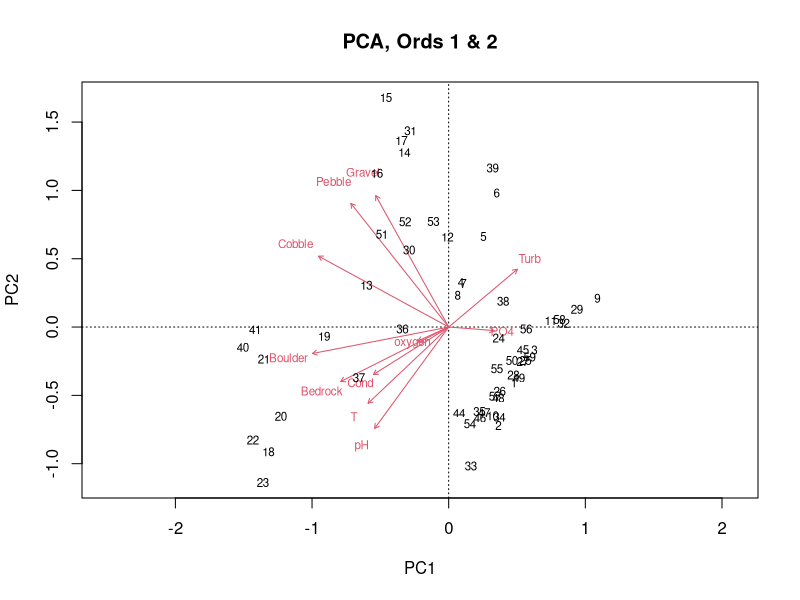
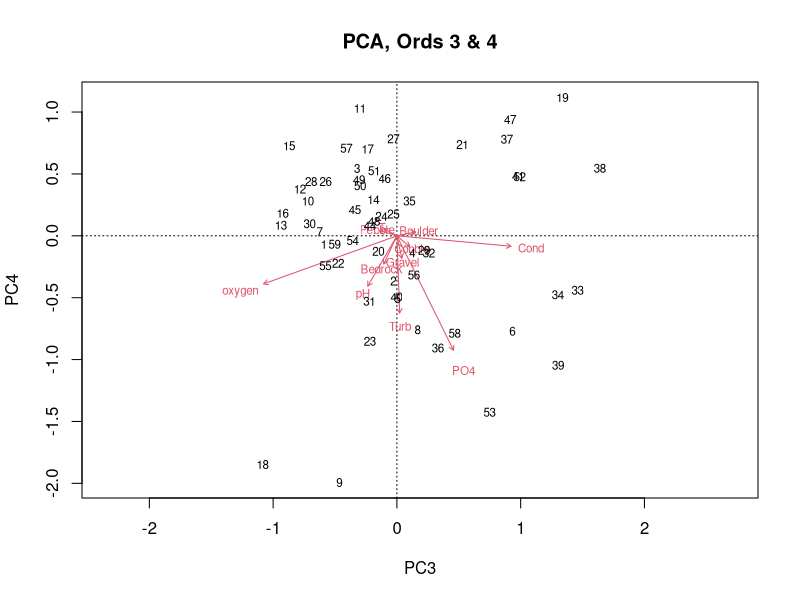
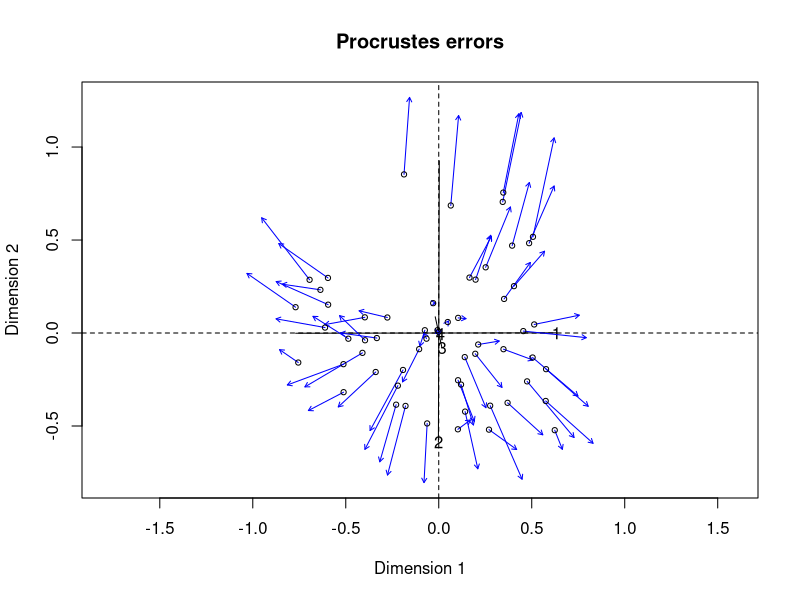
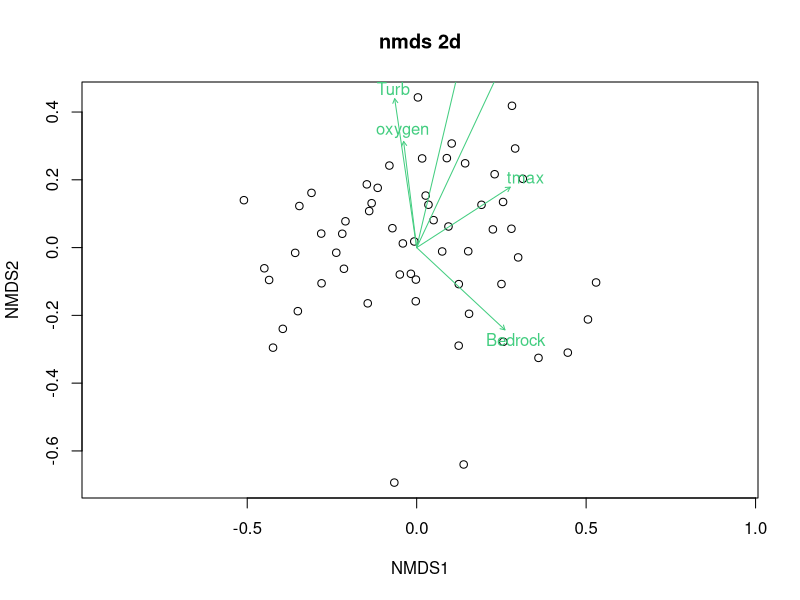
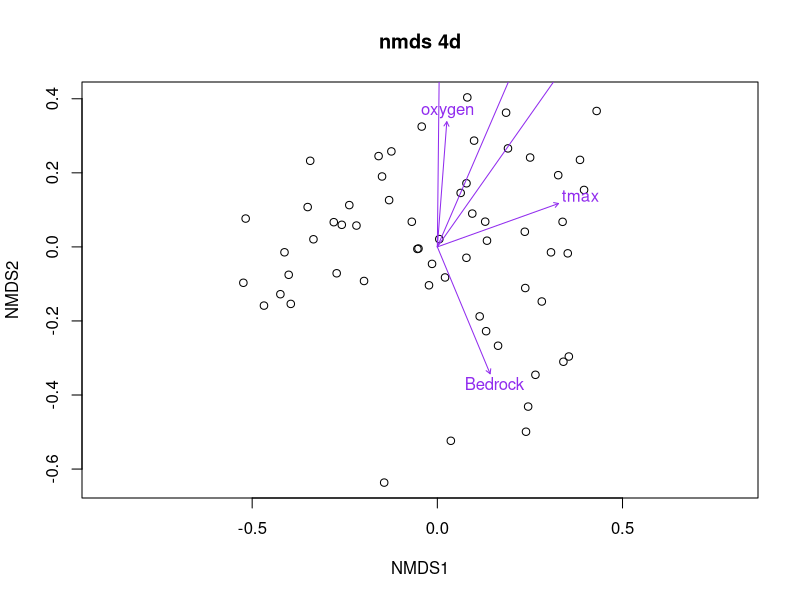
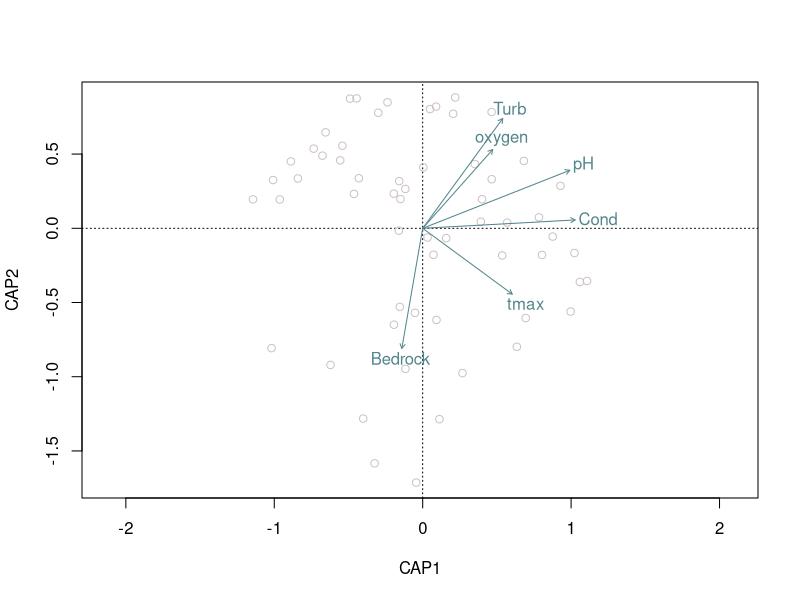
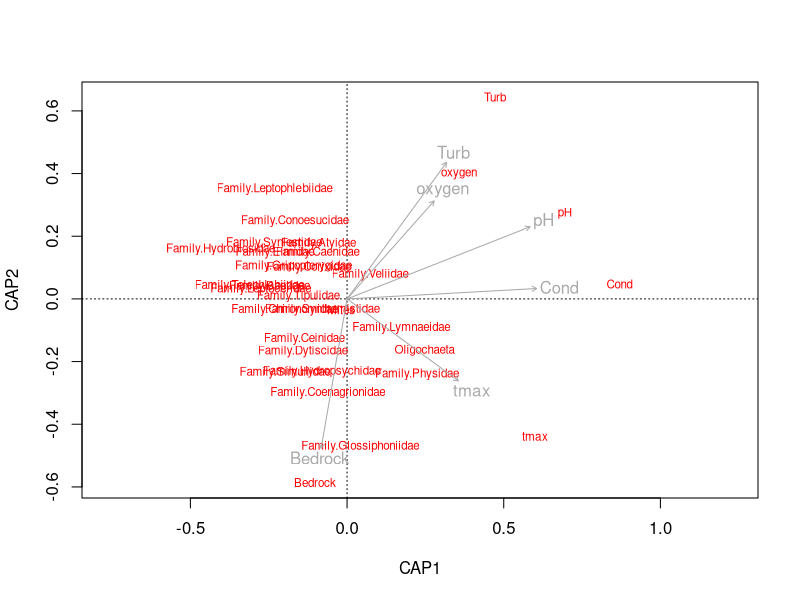
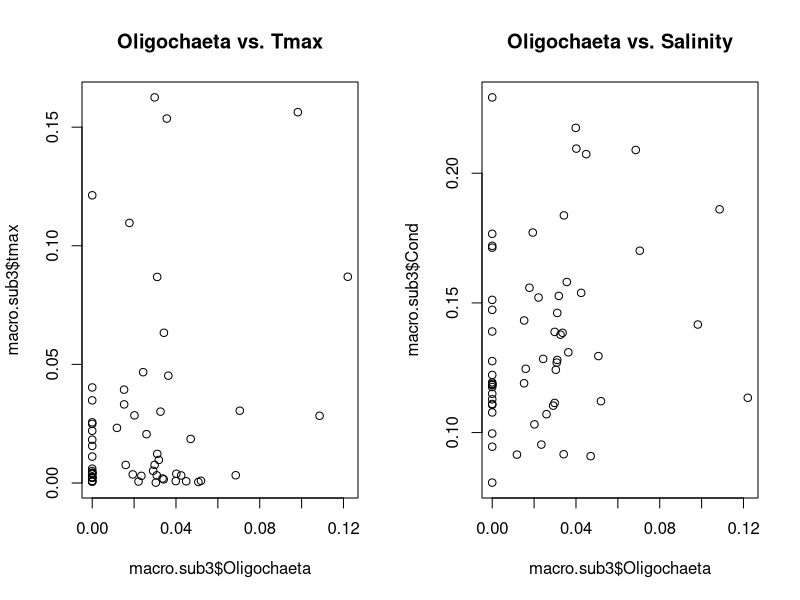

Recreate these plots in R, in order.
## ---- chunk 1
require(vegan)

macro = read.csv("macroinverts.csv")
macro$Cond = with(macro, log(macro$Cond)) ## log transform skewed Cond predictor


macro.sub = subset(macro, select = names(macro[2:12])) ## subset data to environmental predictors
macro.pca = rda(na.omit(macro.sub), scale = TRUE) ## omit NAs and run PCA

## plot it
biplot(macro.pca, choices = c(1,2), main = "PCA, Ords 1 & 2")
biplot(macro.pca, choices = c(3,4), main = "PCA, Ords 3 & 4")

## it seems to be a little complex -- there appears to be a slight clustering of large - to small substrate types (e.g. Gravel vs Bedrock)
## ---- chunk 2
macro.sub2 = subset(macro, select = !(names(macro)) %in% c("T", "PO4", "Boulder", "Cobble", "Gravel", "Sand", "Clay.silt", "Pebble")) ## drop some environmental variables
## ---- chunk 3
## a for loop to identify which columns have less than 10 non-zero occurences (ie are rare), then passes the names of these columns to a vector called "drops".
drops = NULL
for (n in 8:82){
  if (sum(macro.sub2[n] != 0) < 10){
    drops <- append(drops, names(macro.sub2[n]))
  }
}
macro.sub3 = subset(macro.sub2, select = !names(macro.sub2) %in% drops) ## subsets the dataframe for columns NOT included in the drops list

macro.sub3 = wisconsin(sqrt(na.omit(macro.sub3[2:33])))

## ---- chunk 4
ord2 = metaMDS(macro.sub3, dist = 'bray', k = 2)
ord3 = metaMDS(macro.sub3, dist = 'bray', k = 3)
ord4 = metaMDS(macro.sub3, dist = 'bray', k = 4)
## stress decreases from ~ 0.2 to ~ 0.1 with increasing dimensionality
## ---- chunk 5
pcoa = capscale(macro.sub3 ~ 1, dist = 'bray')
head(summary(pcoa)) ## about 50% of variation explained by first four components
proc = procrustes(pcoa, ord4)
plot(proc)
## ---- chunk 6
fit2 = envfit(ord2 ~ pH + Cond + oxygen + Turb + Bedrock  + tmax, data = macro.sub3, na.rm = T)
fit4 = envfit(ord4~ pH + Cond + oxygen + Turb + Bedrock  + tmax, data = macro.sub3, na.rm = T)

ordiplot(ord2, display = "sites", type = 'n', main = "nmds 2d")
points(ord2)
plot(fit2, col = "seagreen3", arrow.mul = 0.7)


ordiplot(ord4, display = "sites", type = 'n', main = "nmds 4d")
points(ord4)
plot(fit4, col = "purple2", arrow.mul = 0.7)
## Looks like Bedrock and Turbidity are the strongest related to NMDS2, with Cond less-strongly associated with NMDS1.

## ---- chunk 7
cap = capscale(macro.sub3 ~ pH + Cond + oxygen + Turb + Bedrock + tmax, data = macro.sub3, dist = "bray")
head(summary(cap))
## the first two constrained components explain  66% of 56% of the variation, or 36% of the overall variation
plot(cap, display = "sites", type = "n")
points(cap, display = "sites", col = "lavenderblush3")
text(cap, display = "bp", col = "cadetblue4")
## none of the variables seem perfectly correlated with the axes, but it appears that chemical indicators vary positively with CAP1, while less-fine benthic structure (e.g. pebbles) vary positively with CAP2.
## ---- chunk 8
anova(cap, by = "margin") 

## Cond, Turb, Bedrock and tmax are significant
plot(cap, display = 'species')
text(cap, display = 'bp', col = "darkgrey")
## No species vary positively with salinity, though some like Oligochaeta, Physidae and Lymnaeidae seem to correlate with tmax somewhat. The majority are negatively correlated with both.
par(mfrow = c(1,2))
plot(macro.sub3$Oligochaeta, macro.sub3$tmax, main = "Oligochaeta vs. Tmax")
plot(macro.sub3$Oligochaeta, macro.sub3$Cond, main = "Oligochaeta vs. Salinity")

## ---- chunk 9
adonis(macro.sub3 ~ tmax + Cond, data = macro.sub3, dist = "bray" )
## automates the marginal test (leave-one-out), caveat is it does it in order of appearance
## There appear to be significant effects for both predictors.
adonis(macro.sub3 ~ tmax + Cond + tmax*Cond, data = macro.sub3, dist = "bray" )
## interaction is not significant
## Based on the capscale, they do appear to be significant drivers both visually and quantitatively, but the direction doesn't seem so much as to favor different regimes, more just to inhibit all except a few species. 
